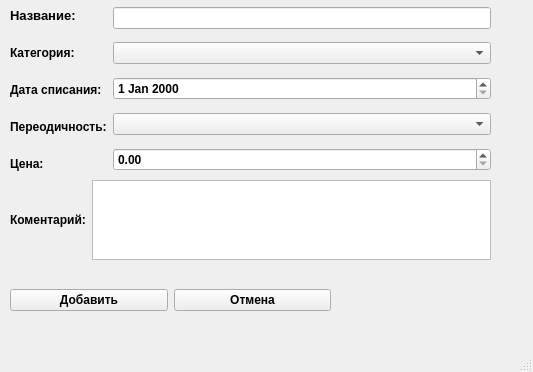
<?xml version="1.0" encoding="UTF-8"?>
<ui version="4.0">
 <class>add_window</class>
 <widget class="QMainWindow" name="add_window">
  <property name="geometry">
   <rect>
    <x>0</x>
    <y>0</y>
    <width>533</width>
    <height>372</height>
   </rect>
  </property>
  <property name="minimumSize">
   <size>
    <width>533</width>
    <height>372</height>
   </size>
  </property>
  <property name="maximumSize">
   <size>
    <width>533</width>
    <height>372</height>
   </size>
  </property>
  <property name="font">
   <font>
    <pointsize>9</pointsize>
    <weight>75</weight>
    <bold>true</bold>
   </font>
  </property>
  <property name="windowTitle">
   <string>Добавить подписку</string>
  </property>
  <widget class="QWidget" name="centralwidget">
   <widget class="QWidget" name="horizontalLayoutWidget">
    <property name="geometry">
     <rect>
      <x>10</x>
      <y>0</y>
      <width>481</width>
      <height>179</height>
     </rect>
    </property>
    <layout class="QHBoxLayout" name="horizontalLayout">
     <item>
      <layout class="QVBoxLayout" name="verticalLayout">
       <item>
        <widget class="QLabel" name="label">
         <property name="font">
          <font>
           <pointsize>10</pointsize>
          </font>
         </property>
         <property name="text">
          <string>Название:</string>
         </property>
        </widget>
       </item>
       <item>
        <widget class="QLabel" name="label_2">
         <property name="text">
          <string>Категория:</string>
         </property>
        </widget>
       </item>
       <item>
        <widget class="QLabel" name="label_3">
         <property name="font">
          <font>
           <weight>75</weight>
           <italic>false</italic>
           <bold>true</bold>
           <underline>false</underline>
          </font>
         </property>
         <property name="text">
          <string>Дата списания:</string>
         </property>
        </widget>
       </item>
       <item>
        <widget class="QLabel" name="label_6">
         <property name="text">
          <string>Переодичность:</string>
         </property>
        </widget>
       </item>
       <item>
        <widget class="QLabel" name="label_4">
         <property name="text">
          <string>Цена:</string>
         </property>
        </widget>
       </item>
      </layout>
     </item>
     <item>
      <layout class="QVBoxLayout" name="verticalLayout_2">
       <item>
        <widget class="QLineEdit" name="name_sub"/>
       </item>
       <item>
        <widget class="QComboBox" name="category_sub"/>
       </item>
       <item>
        <widget class="QDateEdit" name="data_sub"/>
       </item>
       <item>
        <widget class="QComboBox" name="period_sub"/>
       </item>
       <item>
        <widget class="QDoubleSpinBox" name="price_sub">
         <property name="maximum">
          <double>9999.989999999999782</double>
         </property>
        </widget>
       </item>
      </layout>
     </item>
    </layout>
   </widget>
   <widget class="QWidget" name="horizontalLayoutWidget_2">
    <property name="geometry">
     <rect>
      <x>10</x>
      <y>260</y>
      <width>321</width>
      <height>80</height>
     </rect>
    </property>
    <layout class="QHBoxLayout" name="horizontalLayout_2">
     <item>
      <widget class="QPushButton" name="bth_add">
       <property name="text">
        <string>Добавить</string>
       </property>
      </widget>
     </item>
     <item>
      <widget class="QPushButton" name="bth_otm">
       <property name="text">
        <string>Отмена</string>
       </property>
      </widget>
     </item>
    </layout>
   </widget>
   <widget class="QWidget" name="horizontalLayoutWidget_3">
    <property name="geometry">
     <rect>
      <x>10</x>
      <y>180</y>
      <width>481</width>
      <height>80</height>
     </rect>
    </property>
    <layout class="QHBoxLayout" name="horizontalLayout_3">
     <item>
      <widget class="QLabel" name="label_5">
       <property name="text">
        <string>Коментарий:</string>
       </property>
      </widget>
     </item>
     <item>
      <widget class="QTextEdit" name="comments"/>
     </item>
    </layout>
   </widget>
   <widget class="QLabel" name="cartinka">
    <property name="geometry">
     <rect>
      <x>340</x>
      <y>270</y>
      <width>121</width>
      <height>61</height>
     </rect>
    </property>
    <property name="text">
     <string/>
    </property>
   </widget>
  </widget>
  <widget class="QMenuBar" name="menubar">
   <property name="geometry">
    <rect>
     <x>0</x>
     <y>0</y>
     <width>533</width>
     <height>21</height>
    </rect>
   </property>
  </widget>
  <widget class="QStatusBar" name="statusbar"/>
 </widget>
 <resources/>
 <connections/>
</ui>
